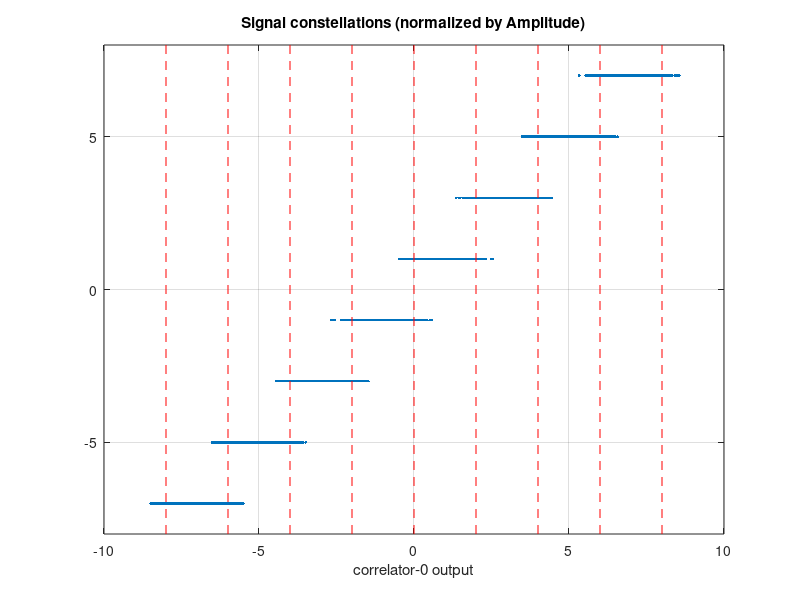
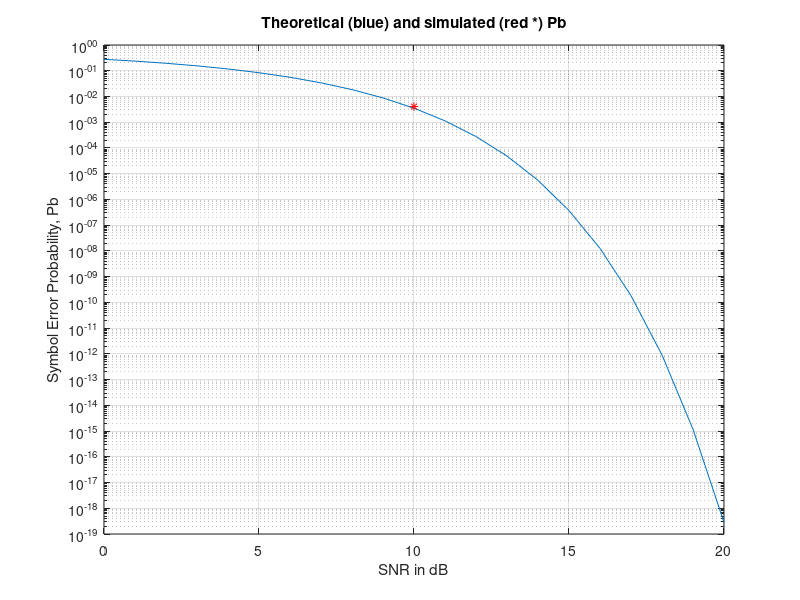

Here is the MATLAB script that generated these plots, in order:
%  Simulation of Detector for Antipodal Signal

clear all ; close all;

d = 1 ;       % normalized to unit energy
snr_dB = 10; % estimates for 9dB will be inaccurate
N = 21667;    % no of bits  ...
M = 45;       % massege len 

% STEP 1: simulate the source bits 0 or 1 ....
for i=1:N*M
   tt = rand;   %  tt is uniformly distributed in 0->1 .
   if (tt < 0.125)
      src(i) = 0 ; % maps to 000
   elseif (tt < 0.25)
      src(i) = 1 ; % maps to 001
   elseif (tt < 0.375)
      src(i) = 2 ; % maps to 010
   elseif (tt < 0.5)
      src(i) = 3; % maps to 011
   elseif (tt < 0.625)
      src(i) = 4; % maps to 100
   elseif (tt < 0.75)
      src(i) = 5; % maps to 101
   elseif (tt < 0.875)
      src(i) = 6; % maps to 110
   elseif (tt < 1)
      src(i) = 7; % maps to 111
                          
   end
end ;

% STEP 2a: simulate the noise parameters for correlator ..
snr = exp(snr_dB*log(10)/10) ;
sig = d/sqrt(4*snr/5);       % this is detector noise std deviation

% the detector signals and BER ....
err = 0 ;
for i=1:N*M
   n0 = sig*randn ;  % STEP 2b: WGN for correlator ..

   % Step 3: generate signal with noise
   if(src(i) == 0)
      r0(i) =  -7*d + n0; % symbol 0
      r1(i) =  -7*d;
   elseif(src(i) == 1)
      r0(i) = -5*d + n0 ;   % symbol 1
      r1(i) = -5*d;
   elseif(src(i) == 2)
       r0(i) = -3*d + n0; % symbol 2
       r1(i) = -3*d;
   elseif(src(i) == 3)
       r0(i) = -d + n0; % symbol 3
       r1(i) = -d;
   elseif(src(i) == 4)
       r0(i) = d + n0; % symbol 3
       r1(i) = d;
   elseif(src(i) == 5)
       r0(i) = 3*d + n0; % symbol 3
       r1(i) = 3*d;
   elseif(src(i) == 6)
       r0(i) = 5*d + n0; % symbol 3
       r1(i) = 5*d;
   elseif(src(i) == 7)
       r0(i) = 7*d + n0; % symbol 3
       r1(i) = 7*d;
   end
   
   % Step 4a: Detector makes a decision on binary value based on signal value 
   if (r0(i) < -6*d)  % if amplitude <-2d
      symbol = 0 ;
   elseif (r0(i) < -4*d) % if amplitude between -2d and 0
      symbol = 1 ;
   elseif (r0(i) < -2*d) % if amplitude between 0 and 2d
       symbol = 2;
   elseif(r0(i) < 0)
       symbol = 3; % if amplitude >2d
   elseif (r0(i) < 2*d) % if amplitude between -2d and 0
       symbol = 4 ;
   elseif (r0(i) < 4*d) % if amplitude between 0 and 2d
       symbol = 5;
   elseif (r0(i) < 6*d)
       symbol = 6; % if amplitude >2d
   else (r0(i) < 8*d) % if amplitude between 0 and 2d
       symbol = 7;
   end
   
   % Step 4b: if wrong bit detected, increment error counter by 1
   if (symbol ~= src(i))    
      err = err + 1 ;
   end ;
end;
BER = err/(N*M) ; % Step 4c: calculate error rate

% calculate theoretical BER ...in a SNR (db) range
dbR = 0:20 ;
for i = 1:length(dbR)
   snr = exp(dbR(i)*log(10)/10) ;
   BERT(i) = 0.75*erfc(sqrt((2/5)*snr)) ;   % theoretical BER
end ;

figure(1); plot(r0, r1,'.')
hold on
plot([0 0], [-8 8], 'r--', [-2*d -2*d], [-8 8], 'r--', [2*d 2*d],[-8 8],'r--', [-4*d -4*d],[-8 8],'r--', [4*d 4*d],[-8 8],'r--', [-6*d -6*d],[-8 8],'r--', [6*d 6*d],[-8 8],'r--', [-8*d -8*d],[-8 8],'r--', [8*d 8*d],[-8 8],'r--') ; % figure 1 plots symbol against r0, using dots. Three red dashed lines separate the plot
axis([-10 10 -8 8]); 
grid;
title('Signal constellations (normalized by Amplitude)');
xlabel('correlator-0 output');

figure(2); 
% semilogy(...) creates a plot using a base 10 logarithmic scale for the y-axis and a linear scale for the x-axis.
% BERT is plotted on y-axis and dbR on x-axis
% red * is plotted using snr_dB and BER values pair
semilogy(dbR, BERT, snr_dB, BER,'r*') ; 

grid ;
xlabel('SNR in dB');
ylabel('Symbol Error Probability, Pb');
title('Theoretical (blue) and simulated (red *) Pb');

